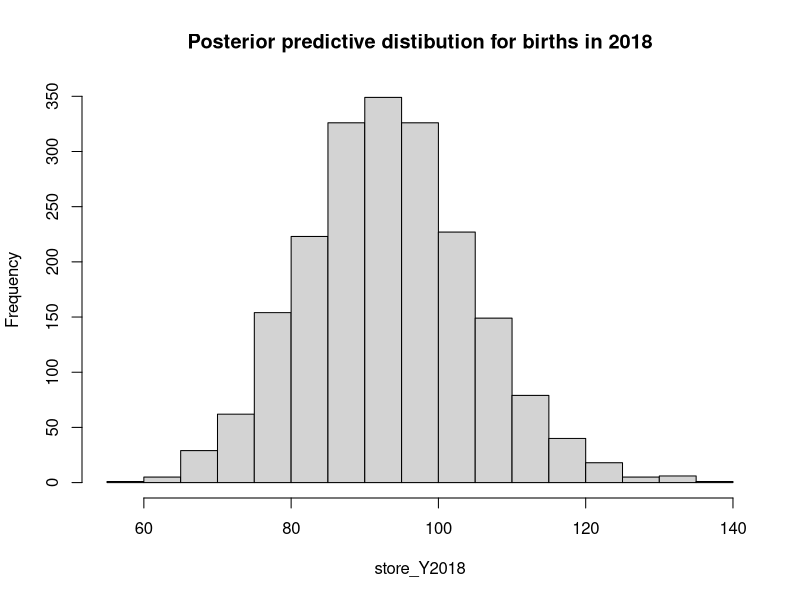

This chart was generated by the following R code:
#births_Northland
#(83 / 4580),(64 / 4640),(83 / 5450)
Y <- c(83,64,83)
N <- c(4580,4640,5450)

##Set parameters for Gamma prior

alpha <- 0.03
beta <- 1

##Sufficient statistics

sumY <- sum(Y)
sumN <- sum(N)

##updated parameters for the posterior
post_alpha <- sumY + alpha
post_beta <- sumN + beta

##Posterior predictive inference
#P(Y2018|Y,N2018)
#Suppose 10% increase in population

N2018 <- 1.1*N[3]

##repeatedly draw values of \lambda from the posterior
##then generate Y2018 from a Poisson give N2018 and the generated value of 
## \lambda

####specify desired posterior sample size

nsim <- 2000
###set up structure to store generated Y 2018 values

store_Y2018 <- vector(mode="integer",length=nsim) #note mode=integer becaue
                                                  #we generate discret counts
                                                  #mode="numeric" would be more
                                                  #general.
for (i in 1:nsim) {
  lambda_i <- rgamma(n=1,shape=post_alpha,rate=post_beta)
  Y2018_i <- rpois(n=1,lambda = (lambda_i*N2018) )
  store_Y2018[i] <- Y2018_i
}
###get some basic posterior summaries
summary(store_Y2018)
quantile(store_Y2018,probs=c(0.025,0.5,0.975))

##probability more than 120 births
mean(store_Y2018 > 120)

##histogram

hist(store_Y2018, main="Posterior predictive distibution for births in 2018")
##
##Alternative way of doing the simulation which is faster because it makes use
## use of the fact that rpois and rgamma are vectorised

lambda_post <- rgamma(n=nsim,shape=post_alpha,rate=post_beta)
summary(lambda_post)

Y2018_ppd <- rpois(n=nsim,lambda <- (N2018*lambda_post) )
summary(Y2018_ppd)
